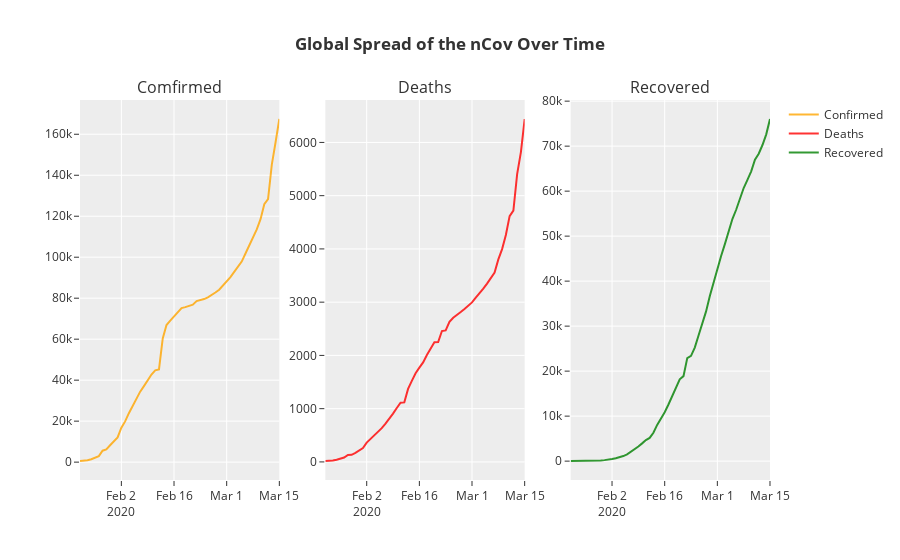

Notebook code for this chart:
### Markdown cell above
## Global Spread Over Time

### Code cell
global_data_over_time = date_wise_data.groupby('Date')['Confirmed','Deaths','Recovered'].sum().reset_index()

plot = make_subplots(rows=1, cols=3, subplot_titles=("Comfirmed", "Deaths", "Recovered"))

subPlot1 = go.Scatter(
                x=global_data_over_time['Date'],
                y=global_data_over_time['Confirmed'],
                name="Confirmed",
                line_color='orange',
                opacity=0.8)

subPlot2 = go.Scatter(
                x=global_data_over_time['Date'],
                y=global_data_over_time['Deaths'],
                name="Deaths",
                line_color='red',
                opacity=0.8)

subPlot3 = go.Scatter(
                x=global_data_over_time['Date'],
                y=global_data_over_time['Recovered'],
                name="Recovered",
                line_color='green',
                opacity=0.8)

plot.append_trace(subPlot1, 1, 1)
plot.append_trace(subPlot2, 1, 2)
plot.append_trace(subPlot3, 1, 3)
plot.update_layout(template="ggplot2", title_text = '<b>Global Spread of the nCov Over Time</b>')

plot.show()

### Figure 1 — Plotly figure (JSON) as saved in the notebook; plotly's stock layout.template omitted (floating-point values rounded to 4 significant figures)
{"data": [{"line": {"color": "orange"}, "name": "Confirmed", "opacity": 0.8, "type": "scatter", "x": ["2020-01-22", "2020-01-23", "2020-01-24", "2020-01-25", "2020-01-26", "2020-01-27", "2020-01-28", "2020-01-29", "2020-01-30", "2020-01-31", "2020-02-01", "2020-02-02", "2020-02-03", "2020-02-04", "2020-02-05", "2020-02-06", "2020-02-07", "2020-02-08", "2020-02-09", "2020-02-10", "2020-02-11", "2020-02-12", "2020-02-13", "2020-02-14", "2020-02-15", "2020-02-16", "2020-02-17", "2020-02-18", "2020-02-19", "2020-02-20", "2020-02-21", "2020-02-22", "2020-02-23", "2020-02-24", "2020-02-25", "2020-02-26", "2020-02-27", "2020-02-28", "2020-02-29", "2020-03-01", "2020-03-02", "2020-03-03", "2020-03-04", "2020-03-05", "2020-03-06", "2020-03-07", "2020-03-08", "2020-03-09", "2020-03-10", "2020-03-11", "2020-03-12", "2020-03-13", "2020-03-14", "2020-03-15"], "xaxis": "x", "y": [555.0, 653.0, 941.0, 1438.0, 2118.0, 2927.0, 5578.0, 6165.0, 8235.0, 9925.0, 12040.0, 16790.0, 19880.0, 23890.0, 27640.0, 30820.0, 34390.0, 37120.0, 40150.0, 42760.0, 44800.0, 45220.0, 60370.0, 66890.0, 69030.0, 71230.0, 73260.0, 75140.0, 75640.0, 76200.0, 76840.0, 78600.0, 78980.0, 79570.0, 80420.0, 81400.0, 82760.0, 84120.0, 86010.0, 88370.0, 90310.0, 92840.0, 95120.0, 97890.0, 101800.0, 105800.0, 109800.0, 113600.0, 118600.0, 125900.0, 128300.0, 145200.0, 156100.0, 167400.0], "yaxis": "y"}, {"line": {"color": "red"}, "name": "Deaths", "opacity": 0.8, "type": "scatter", "x": ["2020-01-22", "2020-01-23", "2020-01-24", "2020-01-25", "2020-01-26", "2020-01-27", "2020-01-28", "2020-01-29", "2020-01-30", "2020-01-31", "2020-02-01", "2020-02-02", "2020-02-03", "2020-02-04", "2020-02-05", "2020-02-06", "2020-02-07", "2020-02-08", "2020-02-09", "2020-02-10", "2020-02-11", "2020-02-12", "2020-02-13", "2020-02-14", "2020-02-15", "2020-02-16", "2020-02-17", "2020-02-18", "2020-02-19", "2020-02-20", "2020-02-21", "2020-02-22", "2020-02-23", "2020-02-24", "2020-02-25", "2020-02-26", "2020-02-27", "2020-02-28", "2020-02-29", "2020-03-01", "2020-03-02", "2020-03-03", "2020-03-04", "2020-03-05", "2020-03-06", "2020-03-07", "2020-03-08", "2020-03-09", "2020-03-10", "2020-03-11", "2020-03-12", "2020-03-13", "2020-03-14", "2020-03-15"], "xaxis": "x2", "y": [17.0, 18.0, 26.0, 42.0, 56.0, 82.0, 131.0, 133.0, 171.0, 213.0, 259.0, 362.0, 426.0, 492.0, 564.0, 634.0, 719.0, 806.0, 906.0, 1013.0, 1113.0, 1118.0, 1371.0, 1523.0, 1666.0, 1770.0, 1868.0, 2007.0, 2122.0, 2247.0, 2251.0, 2458.0, 2469.0, 2629.0, 2708.0, 2770.0, 2814.0, 2872.0, 2941.0, 2996.0, 3085.0, 3160.0, 3254.0, 3348.0, 3460.0, 3558.0, 3803.0, 3996.0, 4262.0, 4615.0, 4720.0, 5404.0, 5819.0, 6440.0], "yaxis": "y2"}, {"line": {"color": "green"}, "name": "Recovered", "opacity": 0.8, "type": "scatter", "x": ["2020-01-22", "2020-01-23", "2020-01-24", "2020-01-25", "2020-01-26", "2020-01-27", "2020-01-28", "2020-01-29", "2020-01-30", "2020-01-31", "2020-02-01", "2020-02-02", "2020-02-03", "2020-02-04", "2020-02-05", "2020-02-06", "2020-02-07", "2020-02-08", "2020-02-09", "2020-02-10", "2020-02-11", "2020-02-12", "2020-02-13", "2020-02-14", "2020-02-15", "2020-02-16", "2020-02-17", "2020-02-18", "2020-02-19", "2020-02-20", "2020-02-21", "2020-02-22", "2020-02-23", "2020-02-24", "2020-02-25", "2020-02-26", "2020-02-27", "2020-02-28", "2020-02-29", "2020-03-01", "2020-03-02", "2020-03-03", "2020-03-04", "2020-03-05", "2020-03-06", "2020-03-07", "2020-03-08", "2020-03-09", "2020-03-10", "2020-03-11", "2020-03-12", "2020-03-13", "2020-03-14", "2020-03-15"], "xaxis": "x3", "y": [28.0, 30.0, 36.0, 39.0, 52.0, 61.0, 107.0, 126.0, 143.0, 222.0, 284.0, 472.0, 623.0, 852.0, 1124.0, 1487.0, 2011.0, 2616.0, 3244.0, 3946.0, 4683.0, 5150.0, 6295.0, 8058.0, 9395.0, 10860.0, 12580.0, 14350.0, 16120.0, 18180.0, 18890.0, 22890.0, 23390.0, 25230.0, 27900.0, 30380.0, 33280.0, 36710.0, 39780.0, 42720.0, 45600.0, 48230.0, 51170.0, 53800.0, 55870.0, 58360.0, 60700.0, 62510.0, 64400.0, 67000.0, 68320.0, 70250.0, 72620.0, 76030.0], "yaxis": "y3"}], "layout": {"annotations": [{"font": {"size": 16}, "showarrow": false, "text": "Comfirmed", "x": 0.1444, "xanchor": "center", "xref": "paper", "y": 1.0, "yanchor": "bottom", "yref": "paper"}, {"font": {"size": 16}, "showarrow": false, "text": "Deaths", "x": 0.5, "xanchor": "center", "xref": "paper", "y": 1.0, "yanchor": "bottom", "yref": "paper"}, {"font": {"size": 16}, "showarrow": false, "text": "Recovered", "x": 0.8556, "xanchor": "center", "xref": "paper", "y": 1.0, "yanchor": "bottom", "yref": "paper"}], "title": {"text": "<b>Global Spread of the nCov Over Time</b>"}, "xaxis": {"anchor": "y", "domain": [0.0, 0.2889]}, "xaxis2": {"anchor": "y2", "domain": [0.3556, 0.6444]}, "xaxis3": {"anchor": "y3", "domain": [0.7111, 1.0]}, "yaxis": {"anchor": "x", "domain": [0.0, 1.0]}, "yaxis2": {"anchor": "x2", "domain": [0.0, 1.0]}, "yaxis3": {"anchor": "x3", "domain": [0.0, 1.0]}}}
